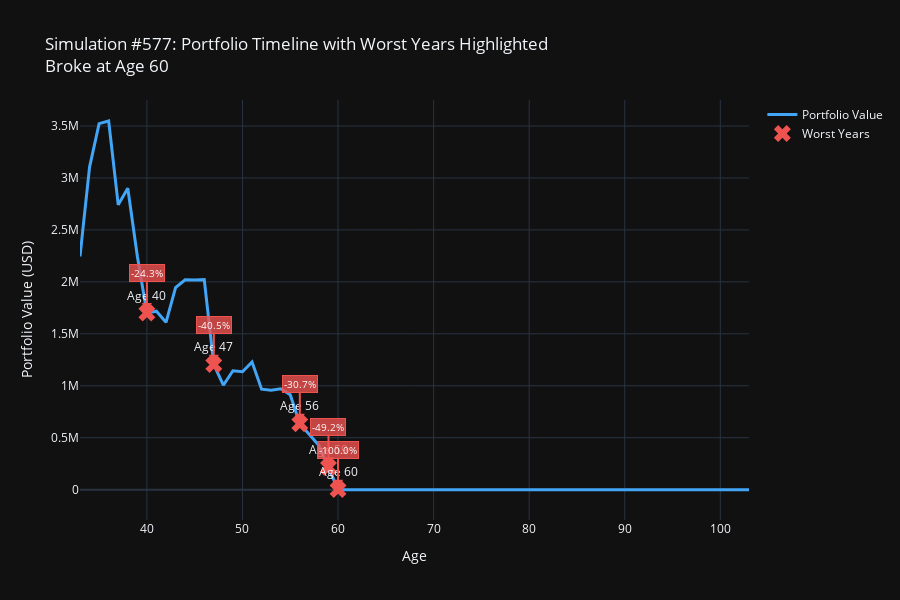

Notebook source saved alongside this figure:
### Code cell
# AUTO-ANNOTATED TIMELINE - "Killer Years" Analysis
 

if len(failed_simulations) > 0:
    print("\\n" + "="*80)
    print("AUTO-ANNOTATED TIMELINE - Identifying 'Killer Years'")
    print("="*80)
    
    # Create timeline for each failed simulation
    for broke_age, sim_df, sim_id in failed_simulations:
        print(f"\\n{'='*80}")
        print(f"Simulation #{sim_id} - Timeline of Worst Years")
        print(f"{'='*80}")
        
        # Generate annotations for this simulation
        annotations_df = generate_timeline_annotations(sim_df, top_n=5)
        
        if len(annotations_df) > 0:
            print(f"\\nTop 5 Worst Years (Biggest Portfolio Drops):")
            print("-" * 80)
            
            cumulative_loss = 0
            for idx, row in annotations_df.iterrows():
                portfolio_loss = row['portfolio_value'] - sim_df.loc[idx-1, 'Net_liquid_left'] if idx > 0 else 0
                cumulative_loss += abs(portfolio_loss)
                
                print(f"\\n{row['annotation']}")
                print(f"   Portfolio Value: ${row['portfolio_value']:,.0f}")
                print(f"   Loss This Year: ${abs(portfolio_loss):,.0f}")
            
            print(f"\\n{'='*80}")
            print(f"Cumulative Impact of Top 5 Worst Years: ${cumulative_loss:,.0f}")
            print(f"{'='*80}")
            
            # Create interactive timeline visualization
            fig_timeline = go.Figure()
            
            # Add main portfolio line
            fig_timeline.add_trace(go.Scatter(
                x=sim_df['age'],
                y=sim_df['Net_liquid_left'],
                mode='lines',
                name='Portfolio Value',
                line=dict(color='#42A5F5', width=3),
                hovertemplate='Age: %{x}<br>Portfolio: $%{y:,.0f}<extra></extra>'
            ))
            
            # Add markers for worst years
            fig_timeline.add_trace(go.Scatter(
                x=annotations_df['age'],
                y=annotations_df['portfolio_value'],
                mode='markers+text',
                name='Worst Years',
                marker=dict(size=15, color='#EF5350', symbol='x'),
                text=[f"Age {int(age)}" for age in annotations_df['age']],
                textposition='top center',
                hovertemplate='%{text}<br>Portfolio: $%{y:,.0f}<extra></extra>'
            ))
            
            # Add annotations
            for _, row in annotations_df.iterrows():
                fig_timeline.add_annotation(
                    x=row['age'],
                    y=row['portfolio_value'],
                    text=f"{row['portfolio_change_pct']:.1f}%",
                    showarrow=True,
                    arrowhead=2,
                    arrowsize=1,
                    arrowwidth=2,
                    arrowcolor="#EF5350",
                    ax=0,
                    ay=-40,
                    bgcolor="rgba(239, 83, 80, 0.8)",
                    bordercolor="#EF5350",
                    font=dict(color="white", size=10)
                )
            
            fig_timeline.update_layout(
                title=f'Simulation #{sim_id}: Portfolio Timeline with Worst Years Highlighted<br>Broke at Age {broke_age:.0f}',
                xaxis_title='Age',
                yaxis_title='Portfolio Value (USD)',
                template='plotly_dark',
                height=600,
                hovermode='x unified',
                showlegend=True
            )
            
            fig_timeline.show()
        else:
            print("No significant portfolio drops detected.")
    
    # Create comparison view: worst failure vs median successful scenario
    print("\\n" + "="*80)
    print("COMPARISON: Worst Failure vs. Median Success")
    print("="*80)
    
    worst_failure = failed_simulations[0]  # First in sorted list
    
    fig_comparison = go.Figure()
    
    # Add worst failure
    fig_comparison.add_trace(go.Scatter(
        x=worst_failure[1]['age'],
        y=worst_failure[1]['Net_liquid_left'],
        mode='lines',
        name=f'Worst Failure (Sim #{worst_failure[2]})',
        line=dict(color='#EF5350', width=3)
    ))
    
    # Add median success
    fig_comparison.add_trace(go.Scatter(
        x=median_case[1]['age'],
        y=median_case[1]['Net_liquid_left'],
        mode='lines',
        name=f'Median Success (Sim #{median_case[2]})',
        line=dict(color='#66BB6A', width=3)
    ))
    
    # Add worst years markers for failed case
    worst_annotations = generate_timeline_annotations(worst_failure[1], top_n=5)
    if len(worst_annotations) > 0:
        fig_comparison.add_trace(go.Scatter(
            x=worst_annotations['age'],
            y=worst_annotations['portfolio_value'],
            mode='markers',
            name='Killer Years',
            marker=dict(size=12, color='#EF5350', symbol='x', line=dict(width=2, color='white'))
        ))
    
    fig_comparison.update_layout(
        title='What Went Wrong? Worst Failure vs. Median Success',
        xaxis_title='Age',
        yaxis_title='Portfolio Value (USD)',
        template='plotly_dark',
        height=700,
        hovermode='x unified'
    )
    
    fig_comparison.show()
    
else:
    print("\\nNo failed simulations to analyze.")

### Figure 1 — Plotly figure (JSON) as saved in the notebook; plotly's stock layout.template omitted (floating-point values rounded to 4 significant figures)
{"data": [{"hovertemplate": "Age: %{x}<br>Portfolio: $%{y:,.0f}<extra></extra>", "line": {"color": "#42A5F5", "width": 3}, "mode": "lines", "name": "Portfolio Value", "type": "scatter", "x": [33, 34, 35, 36, 37, 38, 39, 40, 41, 42, 43, 44, 45, 46, 47, 48, 49, 50, 51, 52, 53, 54, 55, 56, 57, 58, 59, 60, 61, 62, 63, 64, 65, 66, 67, 68, 69, 70, 71, 72, 73, 74, 75, 76, 77, 78, 79, 80, 81, 82, 83, 84, 85, 86, 87, 88, 89, 90, 91, 92, 93, 94, 95, 96, 97, 98, 99, 100, 101, 102, 103], "y": [2245000.0, 3105000.0, 3523000.0, 3549000.0, 2741000.0, 2901000.0, 2246000.0, 1700000.0, 1717000.0, 1610000.0, 1945000.0, 2020000.0, 2018000.0, 2021000.0, 1203000.0, 1005000.0, 1144000.0, 1135000.0, 1229000.0, 967300.0, 957900.0, 971200.0, 914000.0, 633100.0, 529500.0, 423900.0, 215100.0, 0.0, 0.0, 0.0, 0.0, 0.0, 0.0, 0.0, 0.0, 0.0, 0.0, 0.0, 0.0, 0.0, 0.0, 0.0, 0.0, 0.0, 0.0, 0.0, 0.0, 0.0, 0.0, 0.0, 0.0, 0.0, 0.0, 0.0, 0.0, 0.0, 0.0, 0.0, 0.0, 0.0, 0.0, 0.0, 0.0, 0.0, 0.0, 0.0, 0.0, 0.0, 0.0, 0.0, 0.0]}, {"hovertemplate": "%{text}<br>Portfolio: $%{y:,.0f}<extra></extra>", "marker": {"color": "#EF5350", "size": 15, "symbol": "x"}, "mode": "markers+text", "name": "Worst Years", "text": ["Age 40", "Age 47", "Age 56", "Age 59", "Age 60"], "textposition": "top center", "type": "scatter", "x": [40.0, 47.0, 56.0, 59.0, 60.0], "y": [1700000.0, 1203000.0, 633100.0, 215100.0, 0.0]}], "layout": {"annotations": [{"arrowcolor": "#EF5350", "arrowhead": 2, "arrowsize": 1, "arrowwidth": 2, "ax": 0, "ay": -40, "bgcolor": "rgba(239, 83, 80, 0.8)", "bordercolor": "#EF5350", "font": {"color": "white", "size": 10}, "showarrow": true, "text": "-24.3%", "x": 40, "y": 1700000.0}, {"arrowcolor": "#EF5350", "arrowhead": 2, "arrowsize": 1, "arrowwidth": 2, "ax": 0, "ay": -40, "bgcolor": "rgba(239, 83, 80, 0.8)", "bordercolor": "#EF5350", "font": {"color": "white", "size": 10}, "showarrow": true, "text": "-40.5%", "x": 47, "y": 1203000.0}, {"arrowcolor": "#EF5350", "arrowhead": 2, "arrowsize": 1, "arrowwidth": 2, "ax": 0, "ay": -40, "bgcolor": "rgba(239, 83, 80, 0.8)", "bordercolor": "#EF5350", "font": {"color": "white", "size": 10}, "showarrow": true, "text": "-30.7%", "x": 56, "y": 633100.0}, {"arrowcolor": "#EF5350", "arrowhead": 2, "arrowsize": 1, "arrowwidth": 2, "ax": 0, "ay": -40, "bgcolor": "rgba(239, 83, 80, 0.8)", "bordercolor": "#EF5350", "font": {"color": "white", "size": 10}, "showarrow": true, "text": "-49.2%", "x": 59, "y": 215100.0}, {"arrowcolor": "#EF5350", "arrowhead": 2, "arrowsize": 1, "arrowwidth": 2, "ax": 0, "ay": -40, "bgcolor": "rgba(239, 83, 80, 0.8)", "bordercolor": "#EF5350", "font": {"color": "white", "size": 10}, "showarrow": true, "text": "-100.0%", "x": 60, "y": 0}], "height": 600, "hovermode": "x unified", "showlegend": true, "title": {"text": "Simulation #577: Portfolio Timeline with Worst Years Highlighted<br>Broke at Age 60"}, "xaxis": {"title": {"text": "Age"}}, "yaxis": {"title": {"text": "Portfolio Value (USD)"}}}}
